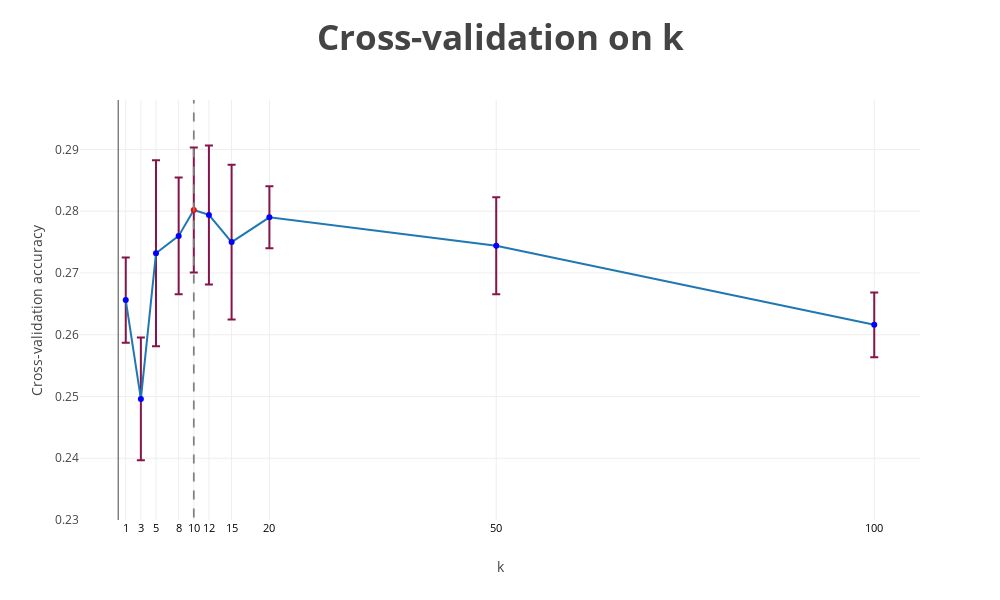

Notebook source saved alongside this figure:
### Code cell
x1, y1 = max(mean_accuracy.items(), key=itemgetter(1))
data = go.Scatter(x=list(k_to_accuracies.keys()), 
                  y=list(mean_accuracy.values()),
                  error_y=dict(type='data', array=list(std_accracy.values()), 
                               visible=True, color='#85144B'), 
                  marker=dict(color=colors), showlegend=False)
data1 = go.Scatter(x=[x1]*2, y=np.arange(0.21, 0.32, 0.1), 
                   line = dict(color = "grey",
                               width = 1.75, dash = 'dash'), 
                  marker=dict(color="grey", size=1), showlegend=False)
layout = go.Layout(height=600, width=1000,
                   yaxis=dict(title="Cross-validation accuracy",
                              range=[0.23, 0.298]),
                   xaxis=dict(title="k",
                              tickfont=dict(size=11, color='black'), tickangle=0,
                              showticklabels=True, tickvals = list(k_to_accuracies.keys())),
                   title="<b>Cross-validation on k</b>",
                   titlefont=dict(size=35))
fig = go.Figure([data, data1], layout=layout)
iplot(fig, filename='basic-error-bar')

### Figure 1 — Plotly figure (JSON) as saved in the notebook; plotly's stock layout.template omitted (floating-point values rounded to 4 significant figures)
{"data": [{"error_y": {"array": [0.006888, 0.009932, 0.01505, 0.009445, 0.01013, 0.01125, 0.01252, 0.00502, 0.007864, 0.005238], "color": "#85144B", "type": "data", "visible": true}, "marker": {"color": ["blue", "blue", "blue", "blue", "red", "blue", "blue", "blue", "blue", "blue"]}, "showlegend": false, "type": "scatter", "uid": "621ffefb-485e-4b0b-a29c-fd7b14ada681", "x": [1, 3, 5, 8, 10, 12, 15, 20, 50, 100], "y": [0.2656, 0.2496, 0.2732, 0.276, 0.2802, 0.2794, 0.275, 0.279, 0.2744, 0.2616]}, {"line": {"color": "grey", "dash": "dash", "width": 1.75}, "marker": {"color": "grey", "size": 1}, "showlegend": false, "type": "scatter", "uid": "dc78eb45-7401-471b-b40d-8738a390a140", "x": [10, 10], "y": [0.21, 0.31]}], "layout": {"height": 600, "title": {"font": {"size": 35}, "text": "<b>Cross-validation on k</b>"}, "width": 1000, "xaxis": {"showticklabels": true, "tickangle": 0, "tickfont": {"color": "black", "size": 11}, "tickvals": [1, 3, 5, 8, 10, 12, 15, 20, 50, 100], "title": {"text": "k"}}, "yaxis": {"range": [0.23, 0.298], "title": {"text": "Cross-validation accuracy"}}}}
